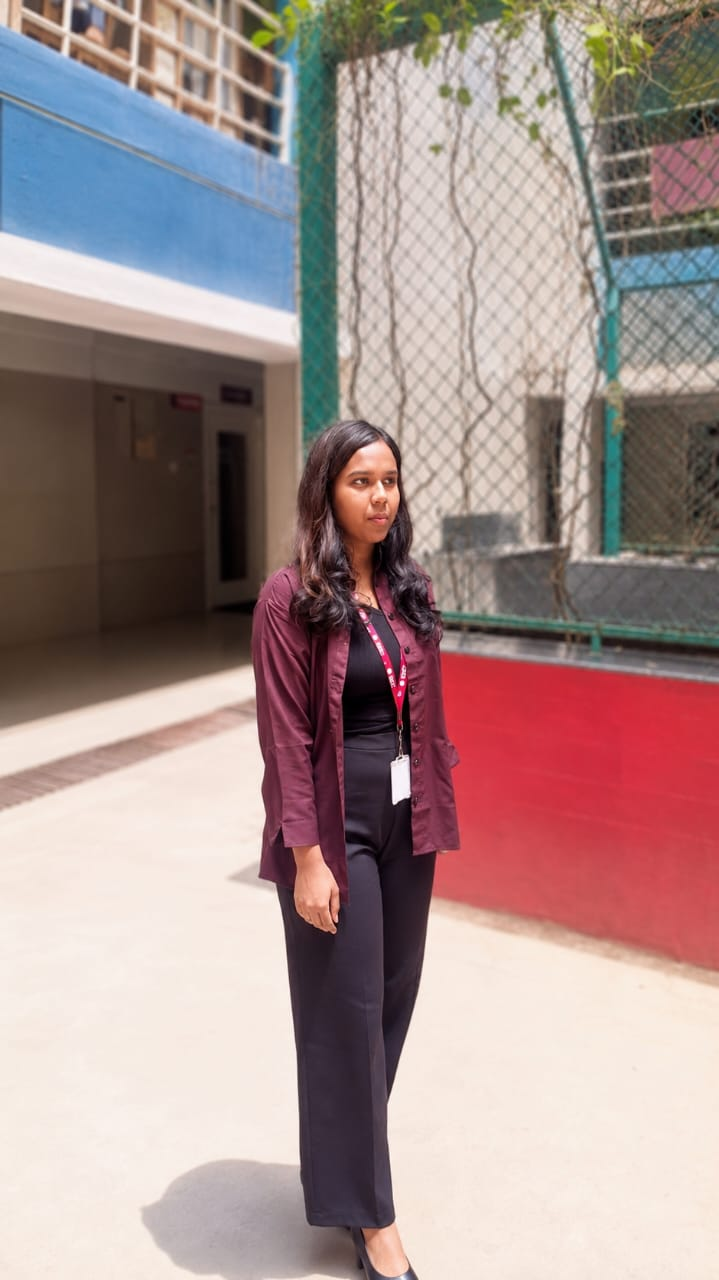
#> input picture me.jpeg, 719 x 1280 px
$ jupyter execute 'EXPERIMENT DIPT 1.ipynb'
#> lines starting #> are read from the running program, lines starting #| are printed output that depends on the picture; after the words box and inside, x2 and y2 are one past the last pixel; in counts of white or black regions, pixels touching at a corner belong together
## EXP.NO-1:IMAGE HANDLING AND PIXEL TRANSFORMATIONS USING OPENCV
## Name:DHIVYASHREE R
## REGNO:212225040077

[cell 1]
import cv2
import matplotlib.pyplot as plt

[cell 2]
# Read the image using OpenCV
img = cv2.imread('me.jpeg', cv2.IMREAD_COLOR)
#> img is the input picture: shape (1280, 719, 3); mean B, G, R 141.3, 143.5, 164.8

[cell 3]
# Convert BGR (OpenCV's default) to RGB (Matplotlib's expected color order)
img_rgb = cv2.cvtColor(img, cv2.COLOR_BGR2RGB)

[cell 4]
# Display the image using Matplotlib
plt.imshow(img_rgb, cmap='viridis')  # You can change 'viridis' to another cmap or use None for RGB images
plt.title("Original Image")
plt.axis('off')  # Removes axis ticks and labels
plt.show()

[cell 5]
# Load the image
image = cv2.imread('me.jpeg')

[cell 6]
# Convert BGR (OpenCV's default) to RGB (Matplotlib's expected color order)
img_rgb = cv2.cvtColor(img, cv2.COLOR_BGR2RGB)

[cell 7]
img_rgb.shape
#> Out = (1280, 719, 3)

[cell 8]
# Draw a line from top-left to bottom-right
line_img = cv2.line(img_rgb, (0, 0), (2500, 4500), (0, 255, 255), 2) # cv2.line(image, start_point, end_point, color, thickness)

[cell 9]
plt.imshow(line_img, cmap='viridis')
plt.title("Image with Line")
plt.axis('off')
plt.show()

[cell 10]
# Load the image
image = cv2.imread('me.jpeg')

# Convert BGR (OpenCV's default) to RGB (Matplotlib's expected color order)
img_rgb = cv2.cvtColor(img, cv2.COLOR_BGR2RGB)

[cell 11]
img_rgb.shape
#> Out = (1280, 719, 3)

[cell 12]
circle_img = cv2.circle(img_rgb,(400,600),150,(0,255,0),10) # cv2.circle(image, center, radius, color, thickness)

[cell 13]
plt.imshow(circle_img, cmap='viridis')
plt.title("Image with Circle")
plt.axis('off')
plt.show()

[cell 14]
# Load the image
image = cv2.imread('me.jpeg')

# Convert BGR (OpenCV's default) to RGB (Matplotlib's expected color order)
img_rgb = cv2.cvtColor(img, cv2.COLOR_BGR2RGB)

[cell 15]
img.shape
#> Out = (1280, 719, 3)

[cell 16]
# Draw a rectangle around the Whole image
rectangle_img = cv2.rectangle(img_rgb, (0, 0), (300, 600), (255, 0, 255), 10)  # cv2.rectangle(image, start_point, end_point, color, thickness)

[cell 17]
plt.imshow(rectangle_img, cmap='viridis')
plt.title("Image with Rectangle")
plt.axis('off')
plt.show()

[cell 18]
# Load the image
image = cv2.imread('me.jpeg')

# Convert BGR (OpenCV's default) to RGB (Matplotlib's expected color order)
img_rgb = cv2.cvtColor(img, cv2.COLOR_BGR2RGB)

[cell 19]
# Add text to the image
text_img = cv2.putText(img_rgb, "DHIVYASHREE", (10, 70), cv2.FONT_HERSHEY_SIMPLEX, 3, (255, 0, 0), 10)  ## cv2.putText(image, text, position, font, font_scale, color, thickness)

[cell 20]
plt.imshow(text_img, cmap='viridis')
plt.title("Image with Text")
plt.axis('off')
plt.show()

[cell 21]
# Load the image
image = cv2.imread('me.jpeg')

[cell 22]
image_rgb = cv2.cvtColor(image, cv2.COLOR_BGR2RGB)

[cell 23]
# Original RGB Image
plt.imshow(image_rgb)
plt.title("Original RGB Image")
plt.axis("off")

[cell 24]
# Convert RGB to HSV
image_hsv = cv2.cvtColor(image_rgb, cv2.COLOR_RGB2HSV)
#> image_hsv: shape (1280, 719, 3); mean H, S, V 53.5, 66.9, 171.6

[cell 25]
# HSV Image
plt.imshow(image_hsv)
plt.title("HSV Image")
plt.axis("off")

[cell 26]
# Convert RGB to GRAY
image_gray = cv2.cvtColor(image_rgb, cv2.COLOR_RGB2GRAY)
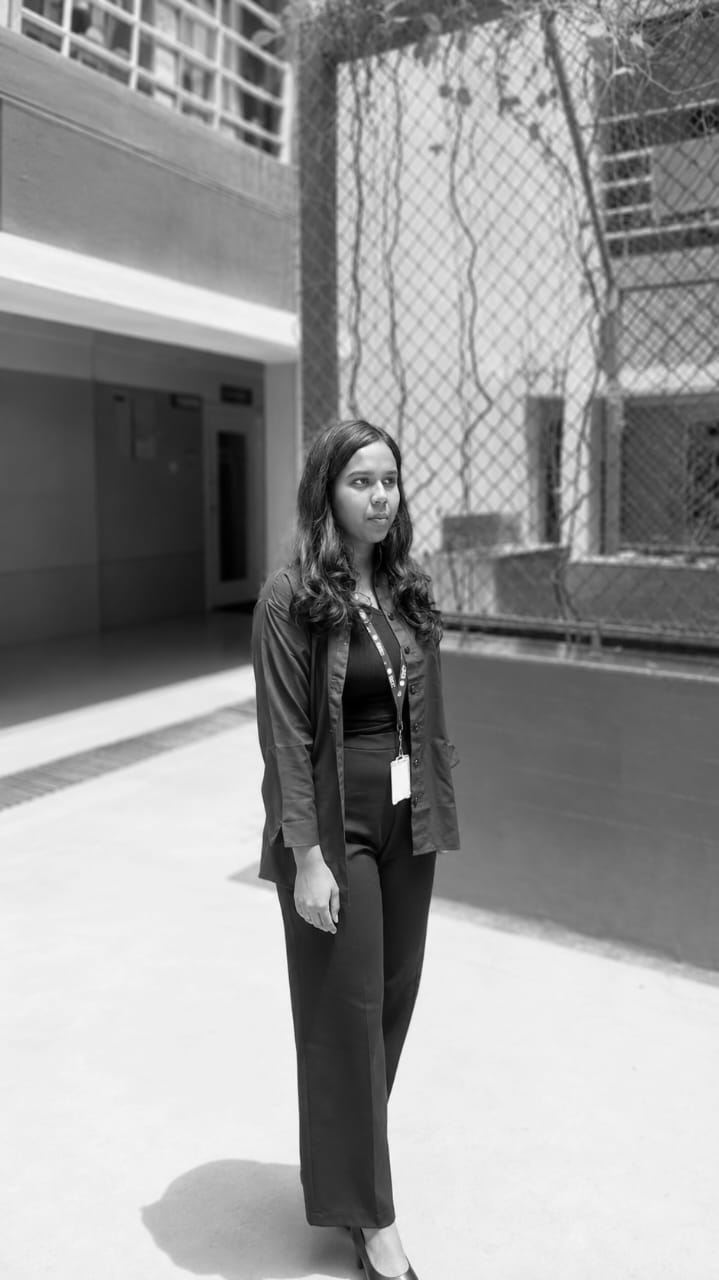
#> image_gray: shape (1280, 719); min 0, max 253, mean 149.7

[cell 27]
# Grayscale Image
plt.imshow(image_gray, cmap='gray')
plt.title("Grayscale Image")
plt.axis("off")

[cell 28]
# Convert RGB to YCrCb
image_ycrcb = cv2.cvtColor(image_rgb, cv2.COLOR_RGB2YCrCb)
#> image_ycrcb: shape (1280, 719, 3); mean of channels 0, 1, 2 149.7, 138.8, 123.3

[cell 29]
# YCrCb Image
plt.imshow(image_ycrcb)
plt.title("YCrCb Image")
plt.axis("off")

[cell 30]
# Convert HSV back to RGB
image_hsv_to_rgb = cv2.cvtColor(image_hsv, cv2.COLOR_HSV2RGB)

[cell 31]
plt.imshow(image_hsv_to_rgb)
plt.title("HSV to RGB Image")
plt.axis("off")

[cell 32]
# Modify a block of pixels (300x300) to white, starting from (200, 200)
image[200:500, 200:500] = [255, 255, 255]  # Rows: 200-499, Columns: 200-499
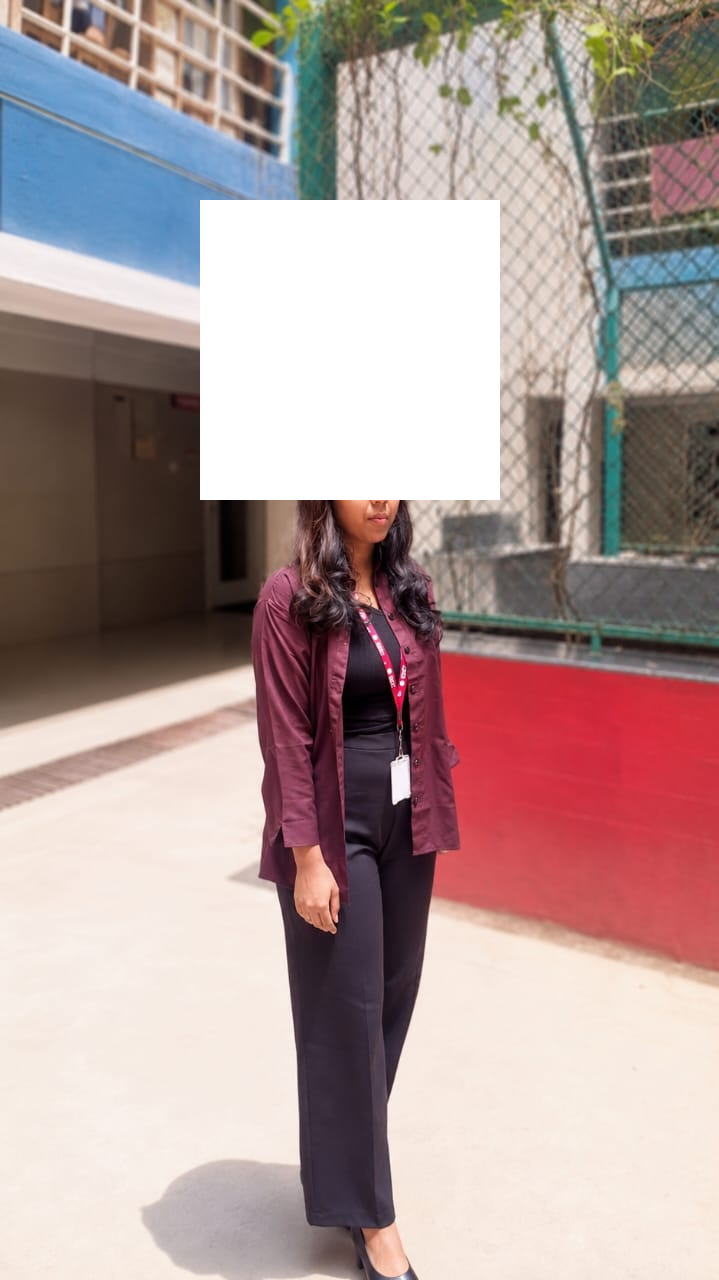
#> image: shape (1280, 719, 3); 9.78% of pixels changed, all inside (x1, y1, x2, y2) = (200, 200, 500, 500)

[cell 33]
# Convert BGR to RGB for displaying with Matplotlib
image_rgb = cv2.cvtColor(image, cv2.COLOR_BGR2RGB)

[cell 34]
# Display the modified image
plt.imshow(image_rgb)
plt.title("Image with 300x300 White Block")
plt.axis("off")
plt.show()

[cell 35]
# Load the image
image = cv2.imread('me.jpeg')

[cell 36]
image.shape
#> Out = (1280, 719, 3)

[cell 37]
# Resize the image to half its size
resized_image = cv2.resize(image, (768 // 2, 600 // 2))  # (new_width, new_height)
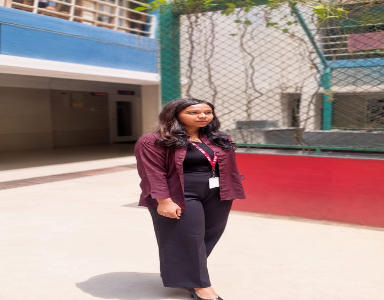
#> resized_image: shape (300, 384, 3); mean B, G, R 141.2, 143.5, 164.7

[cell 38]
# Convert BGR to RGB for displaying with Matplotlib
resized_image_rgb = cv2.cvtColor(resized_image, cv2.COLOR_BGR2RGB)

[cell 39]
resized_image_rgb.shape
#> Out = (300, 384, 3)

[cell 40]
# Display the resized image
plt.imshow(resized_image_rgb)
plt.title("Resized Image (Half Size)")
plt.axis("off")
plt.show()

[cell 41]
# Load the image
image = cv2.imread('me.jpeg')

[cell 42]
image.shape

[cell 43]
# Crop a 300x300 region starting from (50, 50)
roi = image[50:350, 50:350]  # Rows: 50-349, Columns: 50-349
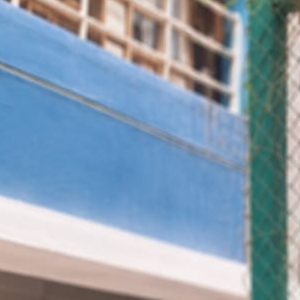
#> roi: shape (300, 300, 3); mean B, G, R 173, 155.7, 136.1

[cell 44]
# Convert BGR to RGB for displaying with Matplotlib
roi_rgb = cv2.cvtColor(roi, cv2.COLOR_BGR2RGB)

[cell 45]
# Display the cropped region (ROI)
plt.imshow(roi_rgb)
plt.title("Cropped Region of Interest (ROI)")
plt.axis("off")
plt.show()

[cell 46]
# Load the image
image = cv2.imread('me.jpeg')

[cell 47]
# Flip the image horizontally (left-right)
flipped_horizontally = cv2.flip(image, 1)
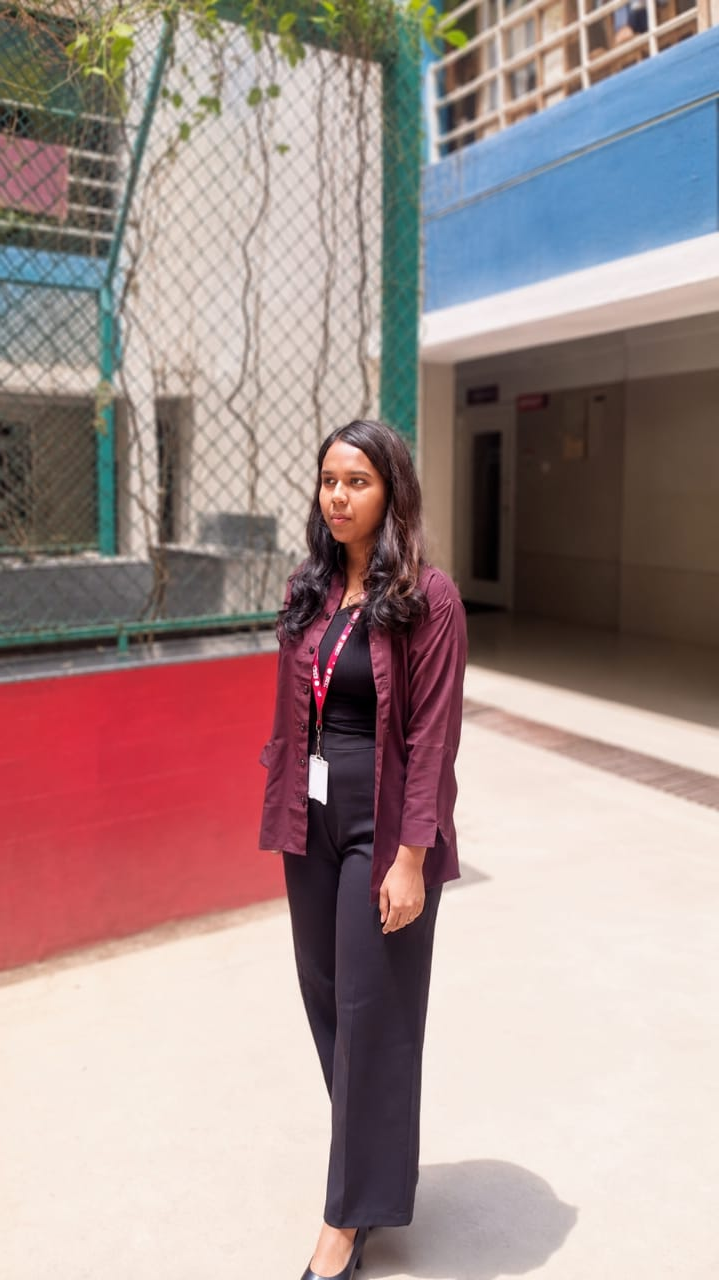
#> flipped_horizontally: shape (1280, 719, 3); mean B, G, R 141.3, 143.5, 164.8

[cell 48]
# Convert BGR to RGB for displaying with Matplotlib
flipped_horizontally_rgb = cv2.cvtColor(flipped_horizontally, cv2.COLOR_BGR2RGB)

[cell 49]
# Horizontal flip
plt.imshow(flipped_horizontally_rgb)
plt.title("Flipped Horizontally")
plt.axis("off")

[cell 50]
# Flip the image vertically (up-down)
flipped_vertically = cv2.flip(image, 0)
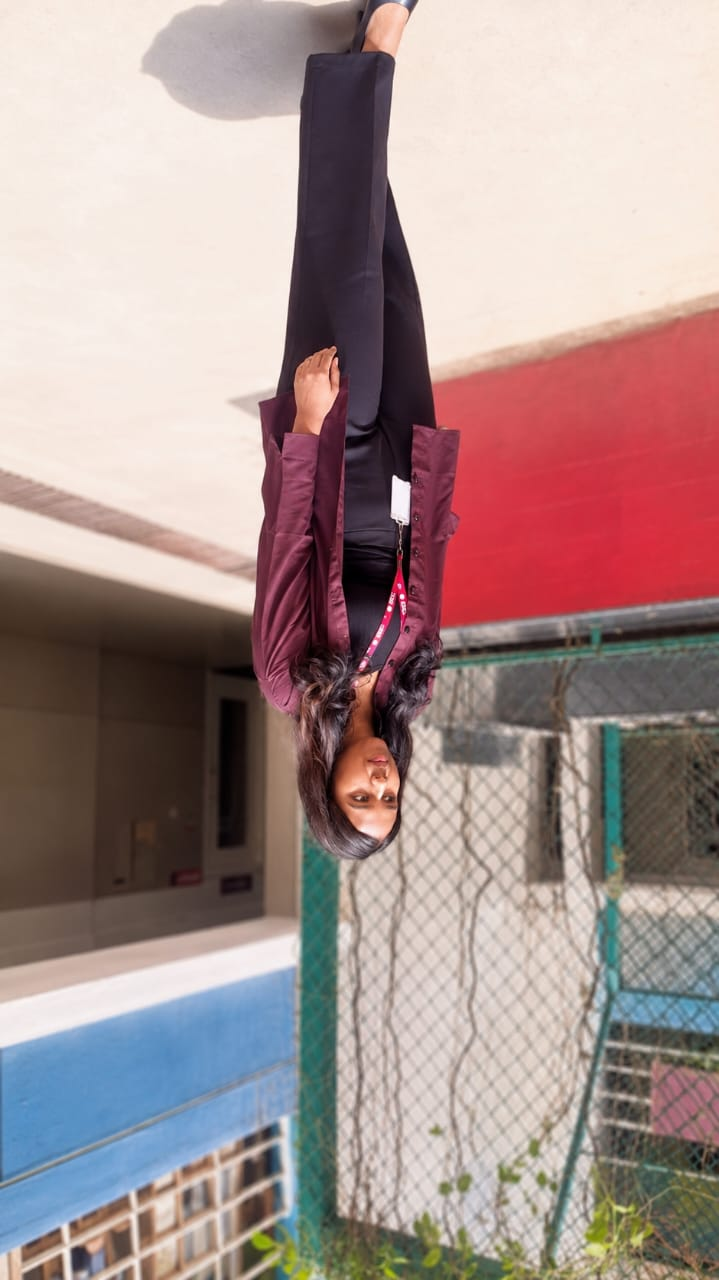
#> flipped_vertically: shape (1280, 719, 3); mean B, G, R 141.3, 143.5, 164.8

[cell 51]
# Convert BGR to RGB for displaying with Matplotlib
flipped_vertically_rgb = cv2.cvtColor(flipped_vertically, cv2.COLOR_BGR2RGB)
